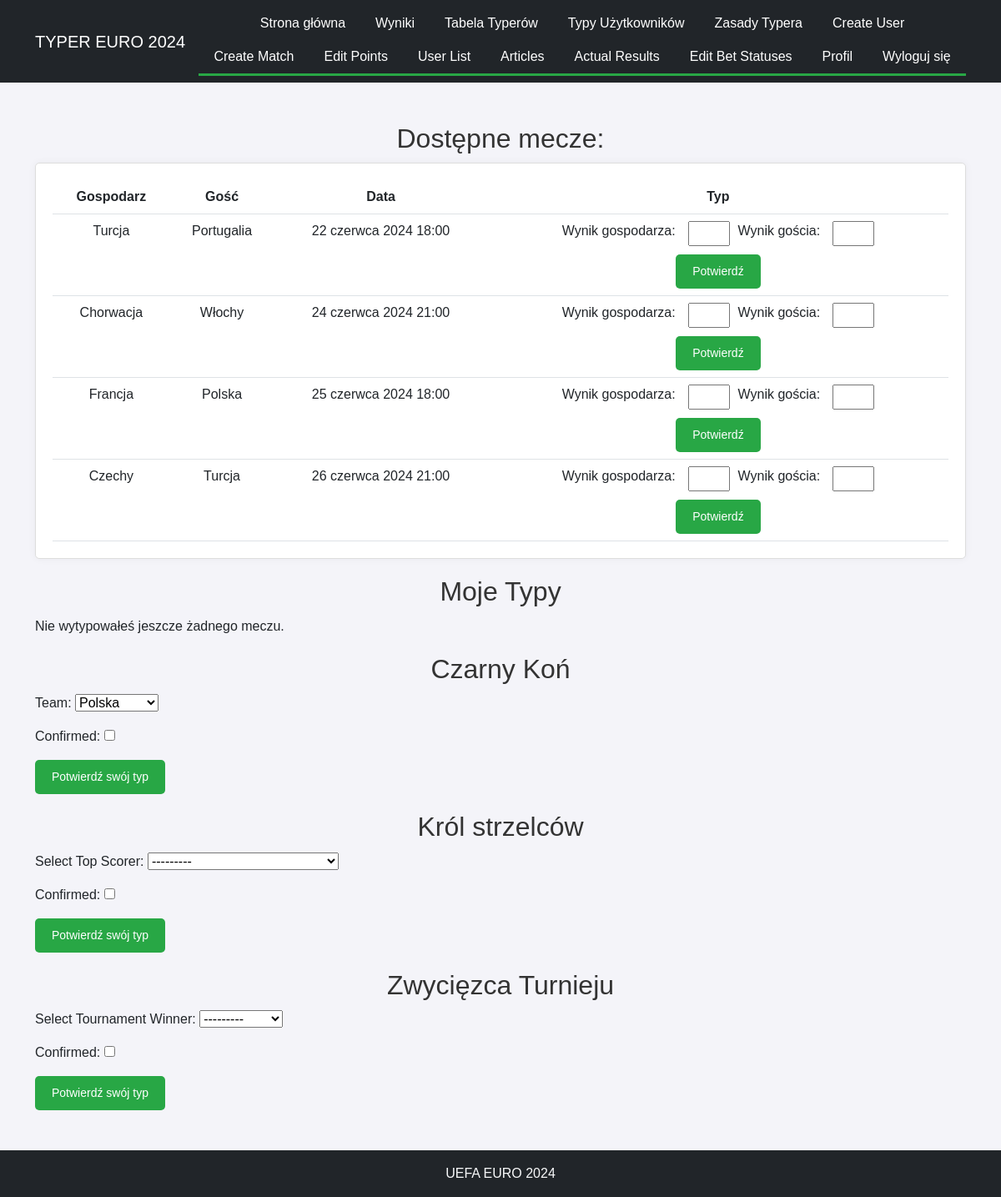
/betting/ (signed in), run on an earlier commit of the app's database.
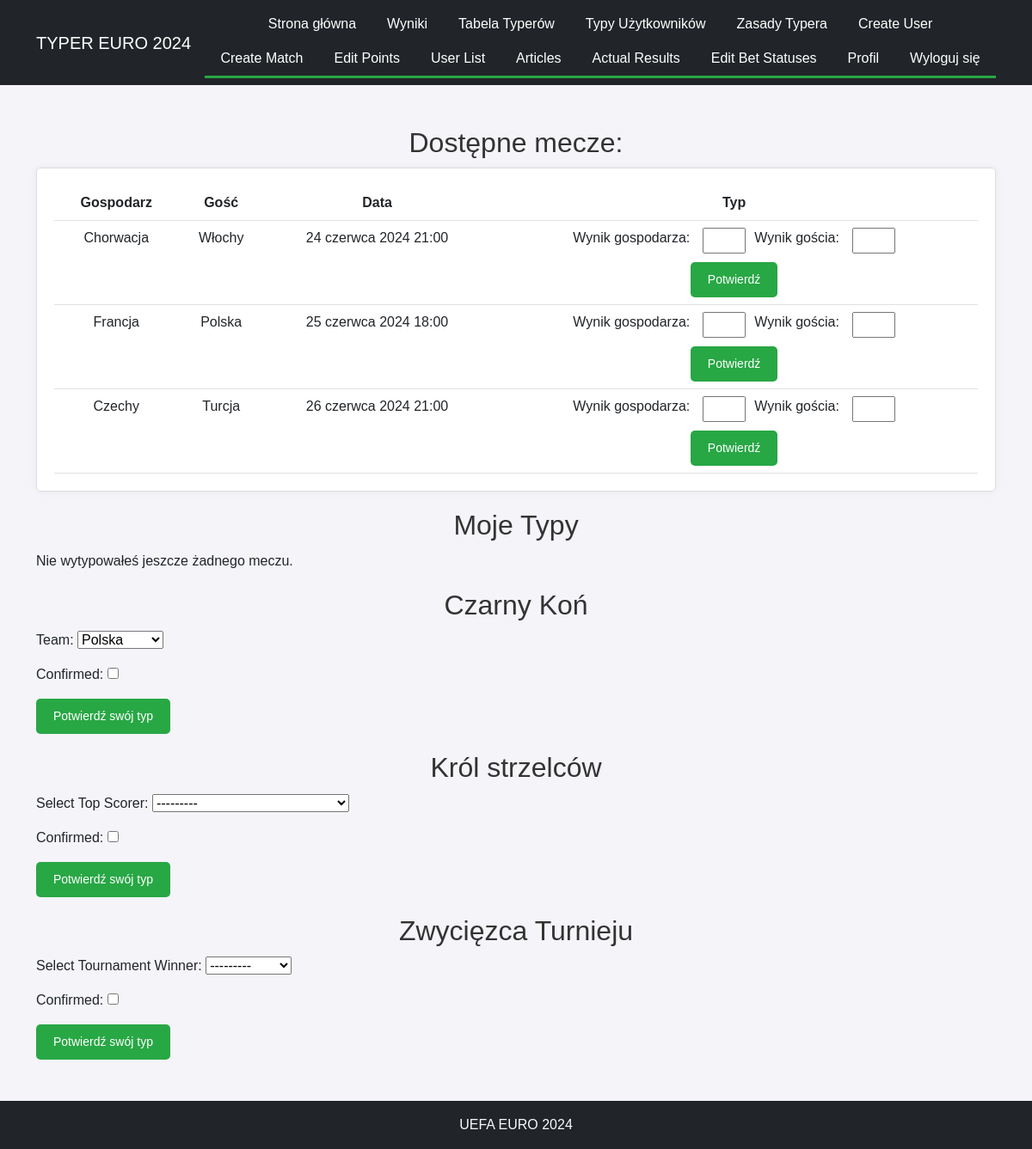
And on a later commit of the database.
### contest/models.py (models this page shows, shortened)
class Article(models.Model):
    title = models.CharField(max_length=200)
    slug = models.SlugField(max_length=200, unique=True, blank=True)
    content = models.TextField()
    author = models.ForeignKey(User, on_delete=models.CASCADE)
    created_at = models.DateTimeField(auto_now_add=True)
    updated_at = models.DateTimeField(auto_now=True)

class Match(models.Model):
    group = models.CharField(max_length=2)
    home_team = models.CharField(max_length=100)
    away_team = models.CharField(max_length=100)
    date = models.DateTimeField()
    place = models.CharField(max_length=100)
    actual_home_team_score = models.IntegerField(null=True, blank=True, default=0)
    actual_away_team_score = models.IntegerField(null=True, blank=True, default=0)
    final_score = models.BooleanField(default=False)

### contest/views.py (the view)
# urls.py: path('betting/', views.betting, name='betting'),
@login_required
def betting(request):
    available_matches = Match.objects.exclude(
        bet__user=request.user
    ).exclude(final_score=True)
    my_bets = Bet.objects.filter(user=request.user)
    try:
        underdog = UnderdogSelection.objects.get(user=request.user)
    except UnderdogSelection.DoesNotExist:
        underdog = None
    try:
        top_scorer = TopScorerSelection.objects.get(user=request.user)
    except TopScorerSelection.DoesNotExist:
        top_scorer = None
    try:
        tournament_winner = TournamentWinnerSelection.objects.get(user=request.user)
    except TournamentWinnerSelection.DoesNotExist:
        tournament_winner = None
    if request.method == 'POST':
        if 'place_bet' in request.POST:
            match_id = request.POST['place_bet']
            home_team_score = request.POST.get(f'home_team_score_{match_id}')
            away_team_score = request.POST.get(f'away_team_score_{match_id}')
            if home_team_score is not None and away_team_score is not None:
                match = Match.objects.get(id=match_id)
                Bet.objects.create(
                    user=request.user,
                    match=match,
                    home_team_score=home_team_score,
                    away_team_score=away_team_score
                )
                messages.success(request, 'Bet placed successfully!')
            else:
                messages.error(request, 'Please provide valid scores.')
            return redirect('betting')
        if 'confirm_underdog' in request.POST:
            underdog_form = UnderdogForm(request.POST)
            if underdog_form.is_valid():
                underdog_selection = underdog_form.save(commit=False)
                underdog_selection.user = request.user
                underdog_selection.save()
                messages.success(request, 'Underdog selected successfully!')
                return redirect('betting')
        if 'confirm_top_scorer' in request.POST:
            top_scorer_form = TopScorerForm(request.POST)
            if top_scorer_form.is_valid():
                top_scorer_selection = top_scorer_form.save(commit=False)
                top_scorer_selection.user = request.user
                top_scorer_selection.save()
                messages.success(request, 'Top scorer selected successfully!')
                return redirect('betting')
        if 'confirm_winner' in request.POST:
            winner_form = TournamentWinnerForm(request.POST)
            if winner_form.is_valid():
                winner_selection = winner_form.save(commit=False)
                winner_selection.user = request.user
                winner_selection.save()
                messages.success(request, 'Tournament winner selected successfully!')
                return redirect('betting')
    else:
        underdog_form = UnderdogForm(instance=underdog)
        top_scorer_form = TopScorerForm(instance=top_scorer)
        winner_form = TournamentWinnerForm(instance=tournament_winner)
    context = {
        'available_matches': available_matches,
        'my_bets': my_bets,
        'underdog_form': underdog_form,
        'top_scorer_form': top_scorer_form,
        'winner_form': winner_form,
        'underdog': underdog,
        'top_scorer': top_scorer,
        'tournament_winner': tournament_winner,
    }
    return render(request, 'betting.html', context)

### contest/forms.py
class UnderdogForm(forms.ModelForm):
    TEAM_CHOICES = [
        ('Polska', 'Polska'),
        ('Czechy', 'Czechy'),
        ('Serbia', 'Serbia'),
        ('Szkocja', 'Szkocja'),
        ('Austria', 'Austria'),
        ('Turcja', 'Turcja'),
        ('Szwajcaria', 'Szwajcaria'),
        ('Węgry', 'Węgry'),
        ('Albania', 'Albania'),
        ('Słowenia', 'Słowenia'),
        ('Słowacja', 'Słowacja'),
        ('Rumunia', 'Rumunia'),
        ('Ukraina', 'Ukraina'),
        ('Gruzja', 'Gruzja'),
    ]
    team = forms.ChoiceField(choices=TEAM_CHOICES)
    confirmed = forms.BooleanField(required=True)
    class Meta:
        model = UnderdogSelection
        fields = ['team', 'confirmed']

class TopScorerForm(forms.ModelForm):
    player = forms.ModelChoiceField(
        queryset=TopScorer.objects.all().order_by('country', 'player_name'),
        label="Select Top Scorer",
        widget=forms.Select
    )
    confirmed = forms.BooleanField(required=True)
    class Meta:
        model = TopScorerSelection
        fields = ['player', 'confirmed']

### contest/models.py (called while the page is built)
    def __str__(self):
        return f"{self.player_name} ({self.country})"

    def __str__(self):
        return self.name

### contest/templates/betting.html (shortened to what this page needs)
{% extends "base.html" %}
{% block content %}
<h2>Dostępne mecze:</h2>
{% if available_matches %}
    <div class="card">
        <table class="table centered">
            <thead>
                <tr>
                    <th>Gospodarz</th>
                    <th>Gość</th>
                    <th>Data</th>
                    <th>Typ</th>
                </tr>
            </thead>
            <tbody>
                {% for match in available_matches %}
                <tr>
                    <td>{{ match.home_team }}</td>
                    <td>{{ match.away_team }}</td>
                    <td>{{ match.date }}</td>
                    <td>
                        <form method="post" class="bet-form">
                            <div class="bet-inputs">
                                <label for="home_team_score_{{ match.id }}">Wynik gospodarza:</label>
                                <input type="number" name="home_team_score_{{ match.id }}" id="home_team_score_{{ match.id }}">
                                <label for="away_team_score_{{ match.id }}">Wynik gościa:</label>
                                <input type="number" name="away_team_score_{{ match.id }}" id="away_team_score_{{ match.id }}">
                            </div>
                            <button type="submit" class="button">Potwierdź</button>
                        </form>
                    </td>
                </tr>
                {% endfor %}
            </tbody>
        </table>
    </div>
{% else %}
    <p class="centered">Nie masz aktualnie meczów do typowania.</p>
{% endif %}
<h2>Moje Typy</h2>
{% if my_bets %}
<table class="table centered">
    <thead>
        <tr>
            <th>Gospodarz</th>
            <th>Gość</th>
            <th>Wynik gospodarza</th>
            <th>Wynik gościa</th>
        </tr>
    </thead>
    <tbody>
        {% for bet in my_bets %}
        <tr>
            <td>{{ bet.match.home_team }}</td>
            <td>{{ bet.match.away_team }}</td>
            <td>{{ bet.home_team_score }}</td>
            <td>{{ bet.away_team_score }}</td>
        </tr>
        {% endfor %}
    </tbody>
</table>
{% else %}
    <p>Nie wytypowałeś jeszcze żadnego meczu.</p>
{% endif %}
<h2>Czarny Koń</h2>
{% if underdog %}
    <div class="card">
        <p>Twój czarny koń turnieju: <strong>{{ underdog.team }}</strong></p>
    </div>
{% else %}
    <form method="post">
        {{ underdog_form.as_p }}
        <button type="submit" name="confirm_underdog" class="button">Potwierdź swój typ</button>
    </form>
{% endif %}
<h2>Król strzelców</h2>
{% if top_scorer %}
    <div class="card">
        <p>Twój król strzelców: <strong>{{ top_scorer.player }}</strong></p>
    </div>
{% else %}
    <form method="post">
        {{ top_scorer_form.as_p }}
        <button type="submit" name="confirm_top_scorer" class="button">Potwierdź swój typ</button>
    </form>
{% endif %}
<h2>Zwycięzca Turnieju</h2>
{% if tournament_winner %}
    <div class="card">
        <p>Twój zwyciezca turnieju: <strong>{{ tournament_winner.team.name }}</strong></p>
    </div>
{% else %}
    <form method="post">
        {{ winner_form.as_p }}
        <button type="submit" name="confirm_winner" class="button">Potwierdź swój typ</button>
    </form>
{% endif %}
{% endblock %}

### contest/templates/base.html (shortened to what this page needs)
{% load static %}
{% load article_tags %}
<!DOCTYPE html>
<html lang="pl">
<head>
    <link href="https://cdn.jsdelivr.net/npm/bootstrap@5.3.0/dist/css/bootstrap.min.css" rel="stylesheet">
    <link rel="stylesheet" type="text/css" href="{% static 'css/styles.css' %}">
    <link rel="stylesheet" href="https://cdnjs.cloudflare.com/ajax/libs/font-awesome/6.0.0-beta3/css/all.min.css">
</head>
<body>
<nav class="navbar navbar-expand-lg navbar-dark bg-dark">
    <div class="container bg-dark border-0">
        <a class="navbar-brand" href="{% url 'home' %}">TYPER EURO 2024</a>
        <div class="collapse navbar-collapse justify-content-center" id="navbarNav">
            <ul class="navbar-nav bg-dark flex-wrap">
                <li class="nav-item">
                    <a class="nav-link" href="{% url 'home' %}">Strona główna</a>
                </li>
                <li class="nav-item">
                    <a class="nav-link" href="{% url 'results' %}">Wyniki</a>
                </li>
                <li class="nav-item">
                    <a class="nav-link" href="{% url 'leaderboard' %}">Tabela Typerów</a>
                </li>
                <li class="nav-item">
                    <a class="nav-link" href="{% url 'user_predictions' %}">Typy Użytkowników</a>
                </li>
                {% get_articles as articles %}
                {% for article in articles %}
                <li class="nav-item">
                    <a class="nav-link" href="{% url 'view_article' article.slug %}">{{ article.title }}</a>
                </li>
                {% endfor %}
                {% if user.is_authenticated %}
                {% if user.is_superuser %}
                <li class="nav-item">
                    <a class="nav-link" href="{% url 'create_user' %}">Create User</a>
                </li>
                <li class="nav-item">
                    <a class="nav-link" href="{% url 'create_match' %}">Create Match</a>
                </li>
                <li class="nav-item">
                    <a class="nav-link" href="{% url 'edit_points' %}">Edit Points</a>
                </li>
                <li class="nav-item">
                    <a class="nav-link" href="{% url 'user_list' %}">User List</a>
                </li>
                <li class="nav-item">
                    <a class="nav-link" href="{% url 'article_list' %}">Articles</a>
                </li>
                <li class="nav-item">
                    <a class="nav-link" href="{% url 'actual_results' %}">Actual Results</a>
                </li>
                <li class="nav-item">
                    <a class="nav-link" href="{% url 'edit_bet_status' %}">Edit Bet Statuses</a>
                </li>
                {% endif %}
                <li class="nav-item">
                    <a class="nav-link" href="{% url 'profile' %}">Profil</a>
                </li>
                <li class="nav-item">
                    <a class="nav-link" href="#" id="logout-link"
                       onclick="document.getElementById('logout-form').submit(); return false;">Wyloguj się</a>
                </li>
                {% else %}
                <li class="nav-item">
                    <a class="nav-link" href="{% url 'login' %}">Zaloguj się</a>
                </li>
                {% endif %}
            </ul>
        </div>
    </div>
</nav>
<div class="container-fluid container-lg mt-5">
    {% block content %}{% endblock %}
</div>
<footer class="footer bg-dark text-light text-center py-3 mt-5">
    <p class="mb-0">UEFA EURO 2024</p>
</footer>
</body>
</html>

What changed in the data, as far as the page shows it:
no longer on this page (row edited): Match: home_team "Turcja", away_team "Portugalia", date "22 czerwca 2024 18:00"
